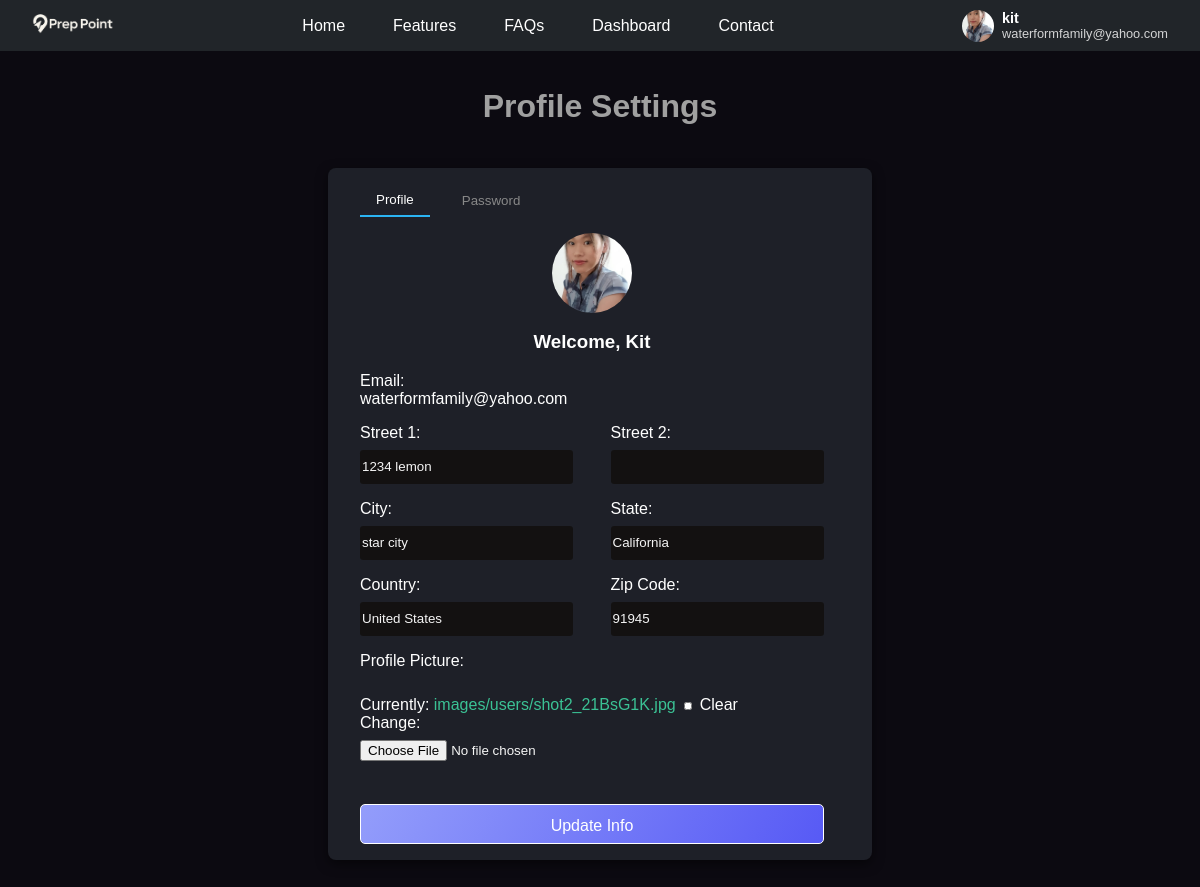
The page /accounts/profile/ (signed in) on the database its author committed.
### accounts/models.py (models this page shows, shortened)
class UserProfile(models.Model):
    user=models.OneToOneField(settings.AUTH_USER_MODEL, on_delete=models.CASCADE, related_name="profile")
    address_line_1=models.CharField(max_length=150, blank=True)
    address_line_2=models.CharField(max_length=150, blank=True)
    city=models.CharField(max_length=30, blank=True)
    state=models.CharField(max_length=20, blank=True)
    country=models.CharField(max_length=50, blank=True)
    profile_picture=models.ImageField(upload_to="images/users", blank=True, null=True)
    zip_code=models.CharField(max_length=10, blank=True, null=True)

class Account(AbstractUser):
    email=models.EmailField("email address", unique=True, blank=False)
    USERNAME_FIELD="email"
    REQUIRED_FIELDS=[]

### accounts/views.py (the view)
# urls.py: path('profile/', profile_view, name="profile"),
@login_required
def profile_view(request):
    profile, created = UserProfile.objects.get_or_create(user=request.user)
    if request.method=="POST":
        password_form=PasswordChangeForm(request.user, request.POST)
        profile_form=ProfileForm(request.POST, request.FILES, instance=profile)
        if "profile_submit" in request.POST:
            if profile_form.is_valid():
                profile_form.save()
                messages.success(request, "Info updated!")
                return redirect("profile")
            else:
                messages.error(request, "Profile update failed. Please try again.")
        elif "password_submit" in request.POST:
            if password_form.is_valid():
                password_form.save()
                messages.success(request, "Password updated!")
                return redirect("profile")
            else:
                messages.error(request, "Password update failed. Please try again.")
    else:
        password_form=PasswordChangeForm(request.user)
        profile_form=ProfileForm(instance=profile)
    return render(request,"accounts/profile.html",{
        "profile_form":profile_form,
        "password_form":password_form,
    })

### accounts/forms.py
class ProfileForm(forms.ModelForm):
    class Meta:
        model=UserProfile
        fields=[
            "profile_picture",
            "address_line_1",
            "address_line_2",
            "city",
            "state",
            "country",
            "zip_code"
        ]
        widgets={
            "profile_picture":forms.ClearableFileInput(attrs={
                "class":"user-profile-pic",
            })
        }

### templates/accounts/profile.html (shortened to what this page needs)
{%extends 'base.html'%}
{%load static%}
  {% block css %}
    <link rel="stylesheet" href="{% static 'css/profile.css' %}">
  {% endblock css %}
{%block content%}
  <div class="profile">
    <h2>Profile Settings</h2>
  </div>
<div id="tab-profile" class="tab-content active">
  <div class="profile-container">
    <div class="tabs">
      <button data-target="#tab-profile" class="tab-btn active">Profile</button>
      <button data-target="#tab-password" class="tab-btn">Password</button>
    </div>
    <div class="pic-center">
    {%with profile=user.profile%}
      {% if profile and profile.profile_picture %}
        <img src="{{ profile.profile_picture.url }}" id="Avatar" width="150">
      {% else %}
        <div id="default-profile">
          {{ user.first_name|default:user.email|slice:":1"|upper }}
        </div>
      {% endif %}
    {%endwith%}
    </div>
    <h3 class="profile-name text-center"> Welcome, {{request.user.first_name}}</h3>
    <form method="post" enctype="multipart/form-data">
      <div class="name-wrap">
        <div class="name-section">
          <label>Email:</label>
            {{ request.user.email }}
        </div>
        <div class="name-section">
        </div>
      </div>
      <div class="name-wrap">
        <div class="name-section">
          <label>Street 1:</label>
          {{ profile_form.address_line_1 }}
        </div>
        <div class="name-section">
          <label>Street 2:</label>
          {{profile_form.address_line_2}}
        </div>
      </div>
      <div class="name-wrap">
        <div class="name-section">
          <label>City:</label>
          {{ profile_form.city }}
        </div>
        <div class="name-section">
          <label>State:</label>
          {{profile_form.state}}
        </div>
      </div>
      <div class="name-wrap">
        <div class="name-section">
          <label>Country:</label>
          {{ profile_form.country }}
        </div>
        <div class="name-section">
          <label>Zip Code:</label>
          {{profile_form.zip_code}}
        </div>
      </div>
      <div class="profile-pic">
      <label>Profile Picture:</label>
        <div>{{profile_form.profile_picture}}</div>
      </div>
      <button class="edit-btn" name="profile_submit" type="submit">Update Info</button>
    </form>
  </div>
</div>
{%endblock content%}

### templates/base.html (shortened to what this page needs)
{%load static%}
<!DOCTYPE html>
<html lang="en">
<head>
    <link rel="stylesheet" href="{% static 'css/home.css' %}">
    {%block css%}
    {%endblock%}
</head>
<body>
<header>
  <div class="nav-container">
    <div class="nav-left">
      <a href="{% url 'home' %}" class="logo">
        <img src="{% static 'img/prepoint.png' %}">
      </a>
    </div>
  <ul class="nav-menu">
    <li><a href="{% url 'home' %}">Home</a></li>
    <li><a href="{% url 'home' %}#features">Features</a></li>
    <li><a href="{% url 'home' %}#FAQs">FAQs</a></li>
    <li><a href="{% url 'interview_list' %}">Dashboard</a></li>
    <li><a href="{% url 'contact' %}">Contact</a></li>
  </ul>
  <div class="nav-right">
    {% if user.is_authenticated %}
    <div class="user-info">
      {%with profile=user.profile%}
        {% if profile and profile.profile_picture %}
          <img src="{{ profile.profile_picture.url }}" class="nav-avatar">
        {% else %}
          <div class="nav-avatar-default">
            {{ user.first_name|default:user.email|slice:":1"|upper }}
          </div>
        {% endif %}
      {%endwith%}
        <div class="user-text">
          <span class="user-name">{{ user.first_name }}</span>
          <span class="user-email">{{ user.email }}</span>
        </div>
    </div>
      {% else %}
        <a href="{% url 'signup' %}" class="btn signup-btn">Sign Up</a>
        <a href="{% url 'login' %}" class="btn login-btn">Log In</a>
      {% endif %}
    </div>
  </div>
</header>
  <div>
      {%block content%}{%endblock content%}
  </div>
</body>
</html>

### static/css/home.css (style rules this page uses)
:root { --background-color:#0c0a11; --primary:#2bb4f3; --footer:#7c87f2; --link:#0ea3e6; --success:#2fd0ba; --error:#f170b1; --nav:#21da83; --button:linear-gradient(120deg, #939dfb 0%, #575af5 100%); --grad:linear-gradient(60deg,#f87c6b,#647eff, #7812fd); --DM-font: Satoshi,sans-serif; --mouse-x: 0deg; --mouse-y: 0deg; --rotation: calc(15deg - (var(--mouse-y) / 100) + (var(--mouse-x) / 150)); }
html { overflow-x: hidden; margin: 0; padding: 0; }
body { background-color: var(--background-color); color:rgb(255, 255, 255); overflow-x: hidden; font-family: var(--DM-font); }
.text-center { text-align: center; }
header { position: fixed; top: 0; left: 0; width: 100%; margin-top:0; background: #212529; padding: 0.6rem 0; font-family: var(--DM-font); z-index: 50; }
.nav-container { max-width: 100%; display: flex; align-items: center; justify-content: space-between; padding:0 2rem 0 2rem; }
.nav-left .logo img { height: 20px; }
.nav-menu { list-style: none; display: flex; gap: 2rem; margin: 0; padding: 0; }
.nav-menu a { color: #fff; text-decoration: none; font-weight: 500; padding: 0.5rem; }
.nav-right { display: flex; align-items: center; gap: 1rem; }
.nav-avatar { width: 32px; height: 32px; border-radius: 50%; object-fit: cover; }
.user-info { display: flex; align-items: center; gap: 0.5rem; position: relative; cursor: pointer; }
.user-text { display: flex; flex-direction: column; color: #fff; font-size: 0.9rem; }
.user-name { font-weight: 600; }
.user-email { font-size: 0.8rem; opacity: 0.8; }

### static/css/profile.css (style rules this page uses)
body { overflow: hidden; background-color: var(--background-color); }
#Avatar { width:5rem; height:5rem; border-radius: 50%; object-fit: cover; }
.pic-center { display: flex; justify-content: center; }
.profile { display: flex; justify-content: center; padding: 0 10% 0 10%; }
.profile h2 { margin-top: 5rem; color: rgb(160, 160, 160); font-size:2rem; }
.profile-name { text-transform: capitalize; }
.profile-container { margin:0 20rem 5rem 20rem; margin-top: 1rem; text-decoration: none; background: #1e2028; padding:1rem 3rem 1rem 2rem; border-radius: 0.5rem; box-shadow: 0 4px 12px rgba(0,0,0,0.5); }
.name-wrap { margin-top:1rem; display: flex; justify-content: space-between; }
.name-section { width:46%; display: inline-flex; flex-direction: column; }
.name-section label { text-align: left !important; }
input, textarea { margin-top:0.5rem; border-radius: 0.2rem; border: 0; height: 2rem; color:whitesmoke; background-color: #131111; border-color: #624db0; }
.edit-btn { margin-top: 2rem; width: 100%; padding-top:0.3rem; text-align: center; height: 40px; border-radius: 5px; border: 1px solid; background: var(--button); color: white; cursor: pointer; font-size: 16px; }
.profile-pic { margin-top:1rem; display: inline-flex; flex-direction: column; }
.profile-pic a, .profile-pic a:hover { text-decoration: none; color:rgb(59, 194, 149) }
.profile-pic input { width:40%; }
.profile-pic input[type=checkbox] { margin-top: 2rem; height: 0.5rem; width: 0.5rem; }
input[type=file] { width:155%; background: transparent; }
.tabs { display:flex; gap:1rem; margin-bottom:1rem; }
.tab-btn { background:none; border:none; color:#888; padding:.5rem 1rem; cursor:pointer; }
.tab-btn.active, .tab-btn:hover { color:#fff; border-bottom:2px solid var(--primary); }
.tab-content { display:none; }
.tab-content.active { display:block; }

### rows shown on the page
UserProfile: profile_picture (picture), address_line_1 "1234 lemon", city "star city", state "California", country "United States", zip_code "91945"
Account: first_name "kit", email "waterformfamily@yahoo.com", user.first_name "Kit", user.email "waterformfamily@yahoo.com"
